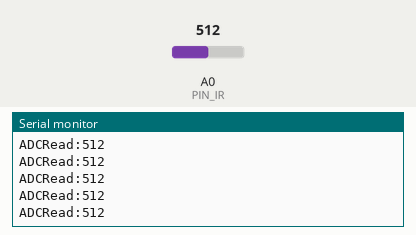
Recording of a sketch running on a simulated Arduino Uno, built with avr-gcc and run on an emulated ATmega328P. Parts: the last lines printed to the serial monitor. The inputs (shaded band) are chosen by the test bench; at power-on: A0 (PIN_IR) = 512.

Above: at 1.2 s.
1.3 s: A0 (PIN_IR) set to 716
At 1.31 s:
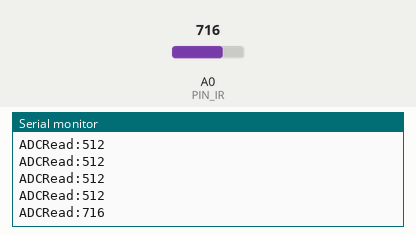
2.8 s: A0 (PIN_IR) set to 900
At 2.82 s:
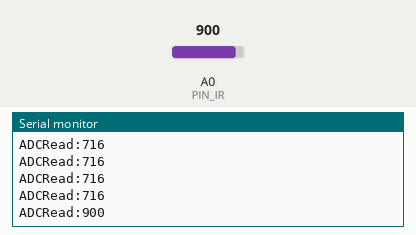
Timing chart, 0 to 5.8 s (numbered marks = the images above; inputs shaded):
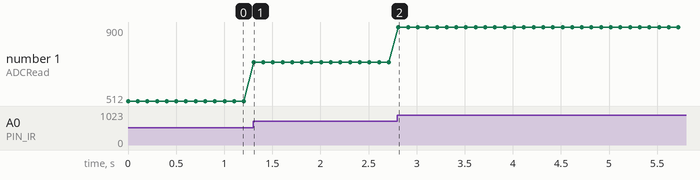

The sketch:

17_example_ir_test.ino
```cpp
// Arduino pin assignment

#define PIN_IR    0         // IR sensor at Pin A0

void setup()
{
  Serial.begin(57600);
}

void loop()
{
  int a_value = analogRead(PIN_IR);

  Serial.print("ADCRead:");
  Serial.println(a_value);
  // Serial.print(" = ");
  // Serial.print((a_value / 1024.0) * 5.0);
  // Serial.println(" Volt");
  delay(100);
}
```

Measured:
- after the input at 1.3 s, the serial monitor: prints a new line at once (image 1)
- after the input at 2.8 s, the serial monitor: prints a new line at once (image 2)
- plotted number 1: 512 → 716 after the input at 1.3 s, 716 → 900 after the input at 2.8 s
